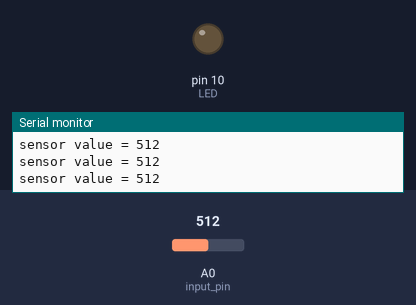
This sketch was run on a simulated Arduino Uno, built with avr-gcc and run on an emulated ATmega328P. On the bench: output pins drawn as LEDs (lit = HIGH), the last lines printed to the serial monitor. The test bench sets the inputs (shaded band); at power-on: A0 (input_pin) = 512.

Above: at 1.2 s.
1.3 s: A0 (input_pin) set to 73
2.8 s: A0 (input_pin) set to 66
At 3.5 s:
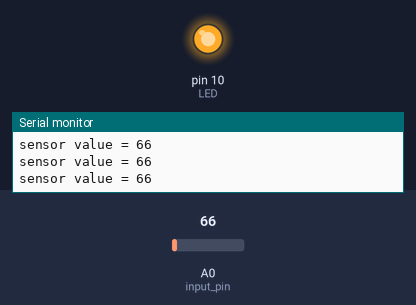
4.3 s: A0 (input_pin) set to 122
At 5.0 s:
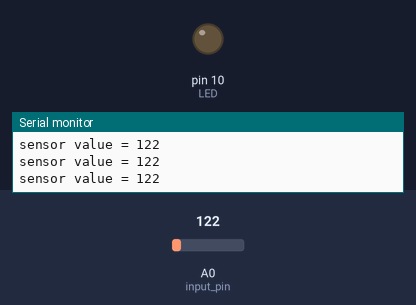
5.8 s: A0 (input_pin) set to 60
At 6.6 s:
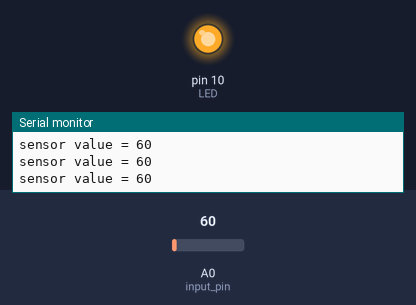
Timing chart, 0 to 8.3 s (numbered marks = the images above; inputs shaded):
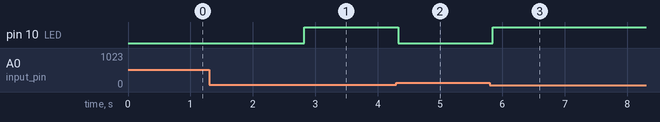

The sketch:

Lab_1.3.ino
```cpp
int input_pin = A0;
int LED = 10;
int sensor_sample = 0;

void setup (){
Serial . begin (9600) ;
pinMode (LED , OUTPUT );
}
void loop ()
{
sensor_sample = analogRead (input_pin);
Serial.print("sensor value = ");
Serial.println(sensor_sample);
if ( sensor_sample < 70 )
{
digitalWrite (LED , HIGH );
} else {
digitalWrite (LED , LOW );
}
delay (50) ;
}
```

Measured:
- the behaviour switches between 70 and 69 on A0 (input_pin) (found by bisection; images 0 and 1)
- after the input at 2.8 s, pin 10 (LED): LOW → HIGH at once
- after the input at 4.3 s, pin 10 (LED): HIGH → LOW at once
- after the input at 5.8 s, pin 10 (LED): LOW → HIGH after 0.05 s
